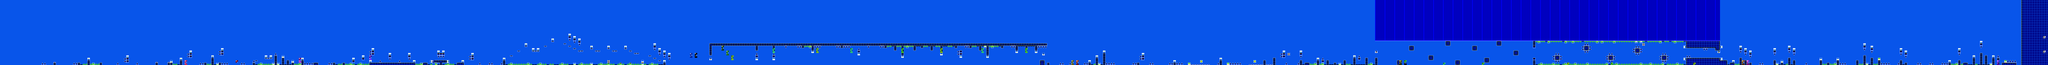

This game map was drawn from its Tiled (.tmx) file and the tilesets committed beside it. A one-line description and the trimmed map source follow:
An orthogonal 843x27 tile map with 16x16 px tiles, 2 tile layers (SP, ...), 2 tilesets.

<map version="1.10" tiledversion="1.10.2" orientation="orthogonal" renderorder="right-down" width="843" height="27" tilewidth="16" tileheight="16" infinite="0" nextlayerid="3" nextobjectid="1">
 <editorsettings>
  <export target="dryout.csv" format="csv" />
 </editorsettings>
 <tileset firstgid="1" name="famidash" tilewidth="16" tileheight="16" tilecount="240" columns="16">
  <image source="../../GRAPHICS/famidash.bmp" width="256" height="240" />
 </tileset>
 <tileset firstgid="241" name="sprites" tilewidth="16" tileheight="16" tilecount="256" columns="16">
  <image source="../../GRAPHICS/sprites.png" width="256" height="256" />
 </tileset>
 <layer id="1" width="843" height="27">
  <data>[22761 cells, 22761 non-empty, 36 distinct tile ids]</data>
 </layer>
 <layer id="2" name="SP" width="843" height="27">
  <data>[22761 cells, 212 non-empty, 56 distinct tile ids]</data>
 </layer>
</map>
